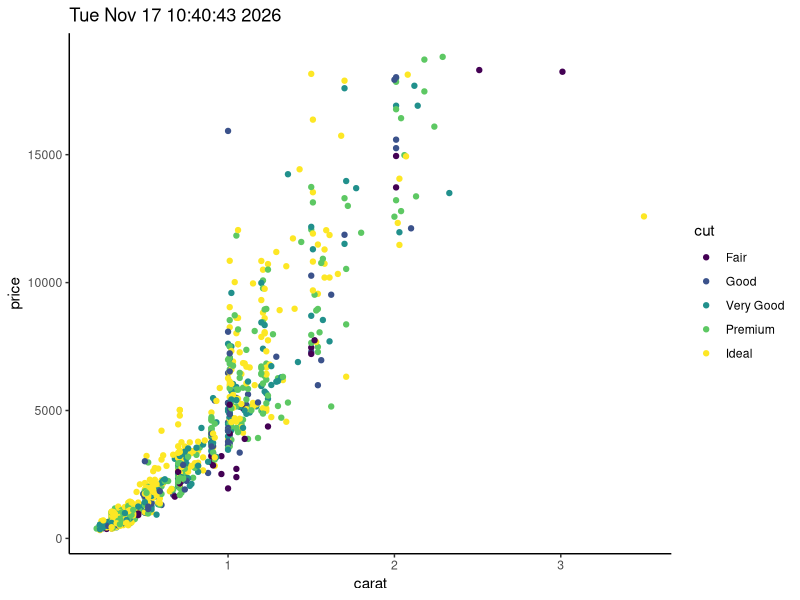

Write R code to recreate this figure.
## ---- chunk 1
knitr::opts_chunk$set(echo = TRUE)
library(tidyverse)
## ---- chunk 2
dd <- diamonds %>%
  sample_n(1000)

ggplot(dd, aes(x = carat, y = price, color = cut)) +
  geom_point() +
  labs(title = date()) +
  theme_classic()
